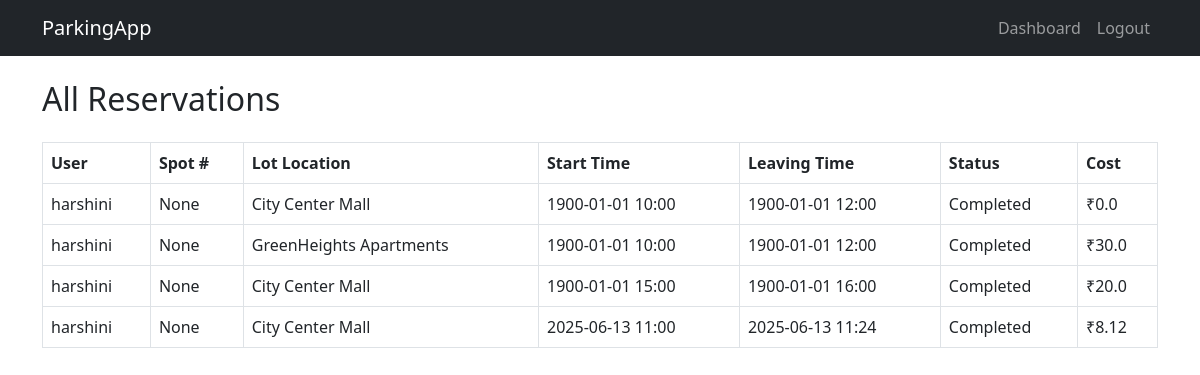
/admin/bookings (signed in), run on an earlier commit of the app's database.
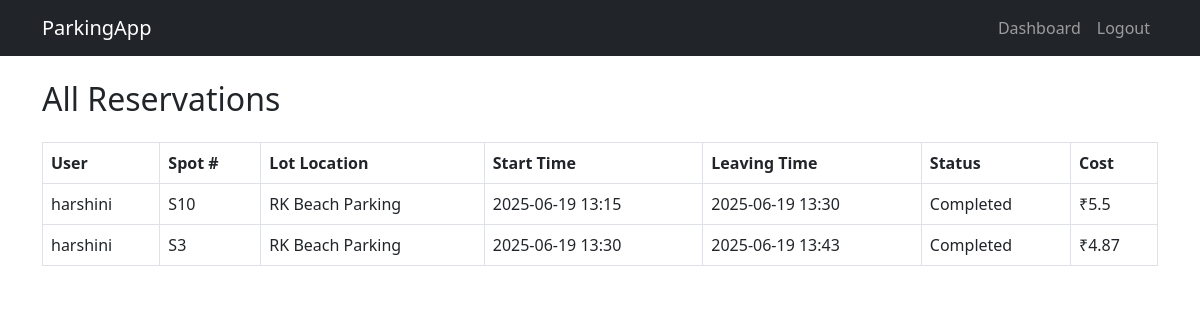
And on a later commit of the database.
### models.py (models this page shows)
class Reservation(db.Model):
    __tablename__ = 'reservations'
    id = db.Column(db.Integer, primary_key=True)
    spot_id = db.Column(db.Integer, db.ForeignKey('parking_spots.id'), nullable=False)
    user_id = db.Column(db.Integer, db.ForeignKey('users.id'), nullable=False)
    parking_time = db.Column(db.DateTime, default=datetime.utcnow)
    leaving_time = db.Column(db.DateTime, nullable=True)
    cost = db.Column(db.Float, default=0.0)
    status = db.Column(db.String(20), default='Active')  # Active or Completed

class User(db.Model, UserMixin):
    __tablename__ = 'users'
    id = db.Column(db.Integer, primary_key=True)
    email = db.Column(db.String(120), unique=True, nullable=False)
    full_name = db.Column(db.String(120),unique=True, nullable=False)
    password = db.Column(db.String(100), nullable=False)  # hashed
    created_at = db.Column(db.DateTime, default=datetime.utcnow)
    reservations = db.relationship('Reservation', backref='user', lazy=True)

class ParkingLot(db.Model):
    __tablename__ = 'parking_lots'
    id = db.Column(db.Integer, primary_key=True)
    location_name = db.Column(db.String(120), nullable=False)
    address = db.Column(db.Text, nullable=False)
    pin_code = db.Column(db.String(6), nullable=False)
    price_per_hour = db.Column(db.Float, nullable=False)
    max_spots = db.Column(db.Integer, nullable=False)
    status = db.Column(db.String(20), default='Active')  # Active or Inactive
    created_at = db.Column(db.DateTime, default=datetime.utcnow)
    spots = db.relationship('ParkingSpot',backref='lot',lazy=True,cascade='all, delete',passive_deletes=True)

class ParkingSpot(db.Model):
    __tablename__ = 'parking_spots'
    id = db.Column(db.Integer, primary_key=True)
    lot_id = db.Column(db.Integer, db.ForeignKey('parking_lots.id', ondelete='CASCADE'), nullable=False)
    status = db.Column(db.String(1), default='A')  # A - Available, O - Occupied
    spot_number = db.Column(db.String(20), nullable=False)
    reservation = db.relationship('Reservation', backref='spot', uselist=False)
    is_available = db.Column(db.Boolean, default=True)

### app.py (the view)
@app.route('/admin/bookings')
@login_required
def view_all_bookings():
    if current_user.role != 'admin':
        flash("Unauthorized access", "danger")
        return redirect(url_for('login'))
    all_reservations = Reservation.query.join(User).join(ParkingSpot).join(ParkingLot).add_columns(
        User.full_name.label('user_name'),
        ParkingSpot.spot_number.label('spot_number'),
        ParkingLot.location_name.label('lot_location'),
        Reservation.parking_time,
        Reservation.leaving_time,
        Reservation.cost,
        Reservation.status
    ).all()
    return render_template('admin_bookings.html', bookings=all_reservations)

### app.py (called while the page is built)
@login_manager.user_loader
def load_user(user_id):
    role, actual_id = user_id.split(':')
    if role == 'admin':
        admin = db.session.get(Admin, int(actual_id))
        if admin:
            return UnifiedUser(f"{admin.id}", 'admin')
    else:
        user = db.session.get(User, int(actual_id))
        if user:
            return UnifiedUser(f"{user.id}", 'user')
    return None

### templates/admin_bookings.html
{% extends 'base.html' %}
{% block content %}
<h2 class="my-4">All Reservations</h2>
<table class="table table-bordered">
    <thead>
        <tr>
            <th>User</th>
            <th>Spot #</th>
            <th>Lot Location</th>
            <th>Start Time</th>
            <th>Leaving Time</th>
            <th>Status</th>
            <th>Cost</th>
        </tr>
    </thead>
    <tbody>
        {% for b in bookings %}
        <tr>
            <td>{{ b.user_name }}</td>
            <td>{{ b.spot_number }}</td>
            <td>{{ b.lot_location }}</td>
            <td>{{ b.parking_time.strftime('%Y-%m-%d %H:%M') }}</td>
            <td>
                {% if b.leaving_time %}
                    {{ b.leaving_time.strftime('%Y-%m-%d %H:%M') }}
                {% else %}
                    —
                {% endif %}
            </td>
            <td>{{ b.status }}</td>
            <td>₹{{ b.cost }}</td>
        </tr>
        {% endfor %}
    </tbody>
</table>
{% endblock %}

What changed in the data, as far as the page shows it:
removed Reservation: user_name "harshini", spot_number "None", lot_location "City Center Mall", parking_time "1900-01-01 15:00", leaving_time "1900-01-01 16:00", status "Completed", cost "20.0"
removed Reservation: user_name "harshini", spot_number "None", lot_location "City Center Mall", parking_time "2025-06-13 11:00", leaving_time "2025-06-13 11:24", status "Completed", cost "8.12"
changed Reservation (number 1 of 2 on the later page): spot_number "None" → "S10"; lot_location "City Center Mall" → "RK Beach Parking"; parking_time "1900-01-01 10:00" → "2025-06-19 13:15"; leaving_time "1900-01-01 12:00" → "2025-06-19 13:30"; cost "0.0" → "5.5"
changed Reservation (number 2 of 2 on the later page): spot_number "None" → "S3"; lot_location "GreenHeights Apartments" → "RK Beach Parking"; parking_time "1900-01-01 10:00" → "2025-06-19 13:30"; leaving_time "1900-01-01 12:00" → "2025-06-19 13:43"; cost "30.0" → "4.87"
